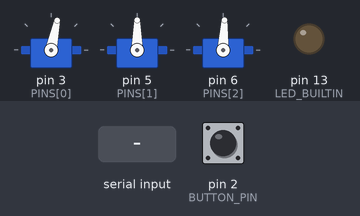
This sketch was run on a simulated Arduino Uno, built with avr-gcc and run on an emulated ATmega328P. Shown: 3 × servo, output pins drawn as LEDs (lit = HIGH). The inputs (shaded band) are chosen by the test bench; at power-on: pin 2 (BUTTON_PIN) HIGH. Random numbers use the default seed unless the sketch sets one; what the sketch prints to the serial monitor is not drawn.

Above: at 2.8 s.
2.9 s: pin 2 (BUTTON_PIN) pulled LOW for 1 s
At 3.8 s:
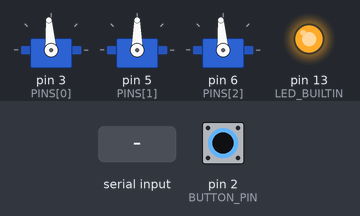
At 8.7 s:
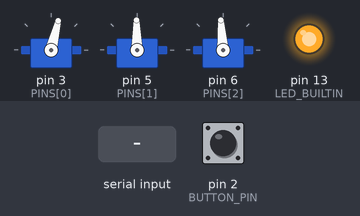
8.9 s: "D\n" received over Serial
Timing chart, 0 to 11.9 s (numbered marks = the images above; inputs shaded):
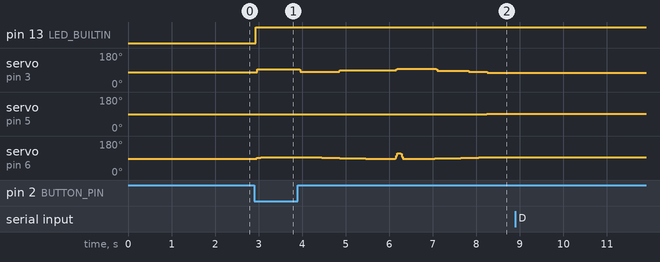

The sketch:

project_eye_v5.ino
```cpp
/*
 * Project Eye v5 - firmware (Arduino Uno)
 * ==========================================================================
 * Iki goz (bagli) + dort kapak (tek servo), 3 x SG90. v3 firmware'inin
 * kopyasi: ayni protokol, banner 'EYE v5 READY', v4 mekanik limitleri.
 *
 * Kanal haritasi:
 *   kanal 0  EYE_YAW    D3
 *   kanal 1  EYE_PITCH  D5
 *   kanal 2  LIDS       D6   (dort kapak: 2 ust + 2 alt, tek servo + dort-cubuk)
 *
 * GUC: servolar HARICI 5 V (>= 2 A yeterli, 3 A onerilir) kaynaktan beslenir,
 * GND Uno ile ORTAK. Uno'nun 5 V pininden servo beslemeyin.
 *
 * Seri protokol (115200 baud, satir sonu '\n', ASCII; '\r' yok sayilir):
 *   PC -> Arduino
 *     S a0 a1 a2            3 kanalin ham servo acisi (0-180, ondalik olur)
 *     D                     tum servolari birak (detach)
 *     A 1 | A 0             kendi basina "canli" (idle) modu ac / kapat
 *     ?                     durum sorgusu
 *   Arduino -> PC
 *     EYE v5 READY          acilista bir kez
 *     OK                    gecerli S / D / A komutu
 *     ERR <mesaj>           gecersiz komut (satir islenmez)
 *     STATE a0 a1 a2 idle=<0|1>   '?' cevabi (anlik konum; idle = su an canli modda mi)
 *
 * Guvenlik:
 *   - Her aci kanal basina SABIT mekanik limite kirpilir (LIMIT_MIN/MAX =
 *     cad/out/kinematics.json "limits_checked", PAY YOK: disi DOGRULANMADI).
 *   - Her kanal hedefe en fazla 600 deg/s ile gider (millis tabanli, bloklamaz).
 *   - Bozuk / asiri uzun satir, eksik/fazla arguman, 0-180 disi -> ERR, hareket yok.
 *
 * Idle: 2 sn S gelmezse (idle acik ve servolar bagli ise) rastgele sakkadlar,
 * 3-6 sn'de bir kirpma, yavas kapak nefesi; kapak bakisin pitch'ini takip eder.
 * Ilk S'de PC kontrolu geri alir. '?' ve 'A' idle sayacini sifirlamaz.
 * Idle, PC'siz calistigi icin kalibrasyonu asagidaki derleme-zamani IDLE_*
 * sabitlerinden alir (settings.json ile ayni tutun).
 *
 * control/sim.py bu dosyanin Python esdegeridir; tests/test_firmware_sync.py
 * sabitlerin ayni kaldigini kontrol eder.
 */

#include <Servo.h>
#include <stdlib.h>
#include <string.h>
#include <math.h>

#define FW_BANNER "EYE v5 READY"

const uint8_t NUM_CH = 3;
const uint8_t PINS[NUM_CH] = {3, 5, 6};

//                                YAW     PITCH   LIDS
// KALIBRASYON (kullanici, 2026-09-30 18:50, control/kalibrasyon.json): yaw ve kapak sinirlari elde bulundu;
// pitch modelden (70..110). Mekanik model: yaw 65..115, kapak 77.71..102.29 (krank dis kaymasi yuzunden farkli).
const float LIMIT_MIN[NUM_CH] = { 45.0f,  70.0f,  80.0f};
const float LIMIT_MAX[NUM_CH] = {111.0f, 110.0f, 115.0f};

const float MAX_SPEED_DEG_S = 600.0f;
const uint16_t SERVO_US_MIN = 544;
const uint16_t SERVO_US_MAX = 2400;
const unsigned long TICK_MS = 5;
const unsigned long IDLE_TIMEOUT_MS = 2000;
const uint8_t LINE_MAX = 64;

// Idle kalibrasyonu (settings.json = kinematics.json onerisi)
const float IDLE_EYE_CENTER[2] = {78.0f, 90.0f};        // kalibrasyon: yaw merkez 78
const float IDLE_EYE_DEG_PER_UNIT[2] = {33.0f, 20.0f};  // yaw yonu idle'da onemsiz (simetrik)
const float IDLE_LID_CLOSED = 115.0f;                  // kalibrasyon: tam kapali
const float IDLE_LID_OPEN = 80.0f;                     // kalibrasyon: tam acik
const float IDLE_LID_FOLLOW_PITCH = 0.0f;  // v4: kapaklar pitch cercevesinde, pitch'i MEKANIK izler
const float IDLE_GAZE_U_MAX = 0.6f;
const float IDLE_GAZE_V_MAX = 0.0f;   // 2026-10-06: pitch servosu "olu" (SG90 yetmiyor) -> idle'da pitch sabit
const float IDLE_BREATH_BASE = 0.72f;
const float IDLE_BREATH_AMP = 0.12f;
const float IDLE_BREATH_PERIOD_S = 5.0f;
const unsigned long IDLE_SACCADE_MIN_MS = 400;
const unsigned long IDLE_SACCADE_MAX_MS = 2500;
const unsigned long IDLE_BLINK_MIN_MS = 3000;
const unsigned long IDLE_BLINK_MAX_MS = 6000;
const unsigned long IDLE_BLINK_CLOSED_MS = 120;
const float BOOT_LID_OPENNESS = 0.8f;

// Buton (kullanici 2026-09-30): D2 <-> GND, dahili pull-up. Basinca dogal hareket (idle) baslar, tekrar basinca
// notr poza (acilis pozu: gozler duz, kapaklar %80 acik) doner. Acilista notr (idle kapali). Karttaki LED (D13) = idle acik.
// Seri komut A 1 / A 0 ayni anahtari degistirir.
// 2026-10-06: PC kontrolu suruyorsa (son S < IDLE_TIMEOUT_MS ve idle degil) buton idle'i DEGISTIRMEZ, yalniz
// "BTN" satiri yazar -> tracker sonraki moda gecer. Eski PC yazilimi bilinmeyen satiri yok sayar.
const uint8_t BUTTON_PIN = 2;
const unsigned long BUTTON_DEBOUNCE_MS = 40;
const bool IDLE_AT_BOOT = false;

// --------------------------------------------------------------------------
Servo servos[NUM_CH];
float pos[NUM_CH];
float target[NUM_CH];
uint16_t lastUs[NUM_CH];

bool attached = false;
bool idleEnabled = IDLE_AT_BOOT;
bool idleActive = false;
unsigned long lastSMs = 0;
unsigned long lastTickMs = 0;

float idleU = 0.0f, idleV = 0.0f;
unsigned long idleNextSaccadeMs = 0;
unsigned long idleNextBlinkMs = 0;
unsigned long idleBlinkStartMs = 0;
bool idleBlinking = false;

char lineBuf[LINE_MAX + 1];
uint8_t lineLen = 0;
bool lineOverflow = false;
bool lineBadChar = false;

// --------------------------------------------------------------------------
static float clampf(float v, float lo, float hi) {
  if (v < lo) return lo;
  if (v > hi) return hi;
  return v;
}

// Kalibrasyon modu (C 1 / C 0, kullanici 2026-09-30): sinirlar her yone CAL_MARGIN acilir (0..180 icinde).
// Yalniz kalibrasyon panelinden kullanilir; kapanista normal mekanik sinirlara donulur.
const float CAL_MARGIN = 20.0f;
bool calMode = false;
static float clampToLimit(uint8_t ch, float deg) {
  if (calMode) return clampf(deg, max(0.0f, LIMIT_MIN[ch] - CAL_MARGIN), min(180.0f, LIMIT_MAX[ch] + CAL_MARGIN));
  return clampf(deg, LIMIT_MIN[ch], LIMIT_MAX[ch]);
}

static uint16_t degToUs(float deg) {
  float us = SERVO_US_MIN + (deg / 180.0f) * (float)(SERVO_US_MAX - SERVO_US_MIN);
  return (uint16_t)(us + 0.5f);
}

static void writeServo(uint8_t ch, bool force) {
  uint16_t us = degToUs(pos[ch]);
  if (force || us != lastUs[ch]) {
    servos[ch].writeMicroseconds(us);
    lastUs[ch] = us;
  }
}

static void attachAll() {
  if (attached) return;
  for (uint8_t i = 0; i < NUM_CH; i++) {
    writeServo(i, true);  // attach'tan once darbe: servo 90'a ziplamasin
    servos[i].attach(PINS[i], SERVO_US_MIN, SERVO_US_MAX);
  }
  attached = true;
}

static void detachAll() {
  for (uint8_t i = 0; i < NUM_CH; i++) servos[i].detach();
  attached = false;
}

static float lidAngle(float openness) {
  openness = clampf(openness, 0.0f, 1.0f);
  return IDLE_LID_CLOSED + openness * (IDLE_LID_OPEN - IDLE_LID_CLOSED);
}

static void sendErr(const char *msg) {
  Serial.print(F("ERR "));
  Serial.println(msg);
}

static void stepMotion(float dt) {
  float maxStep = MAX_SPEED_DEG_S * dt;
  for (uint8_t i = 0; i < NUM_CH; i++) {
    float d = target[i] - pos[i];
    if (d > maxStep) d = maxStep;
    else if (d < -maxStep) d = -maxStep;
    pos[i] += d;
    if (attached) writeServo(i, false);
  }
}

// --------------------------------------------------------------------------
// Idle
// --------------------------------------------------------------------------
static void idleEnter(unsigned long now) {
  idleActive = true;
  idleNextSaccadeMs = now;
  idleNextBlinkMs = now + (unsigned long)random(IDLE_BLINK_MIN_MS, IDLE_BLINK_MAX_MS + 1);
  idleBlinking = false;
}

static void idleUpdate(unsigned long now) {
  if ((long)(now - idleNextSaccadeMs) >= 0) {
    if (random(100) < 30) {
      idleU = random(-15, 16) / 100.0f;
      idleV = random(-10, 11) / 100.0f;
    } else {
      idleU = random(-(long)(IDLE_GAZE_U_MAX * 100), (long)(IDLE_GAZE_U_MAX * 100) + 1) / 100.0f;
      idleV = random(-(long)(IDLE_GAZE_V_MAX * 100), (long)(IDLE_GAZE_V_MAX * 100) + 1) / 100.0f;
    }
    idleNextSaccadeMs = now + (unsigned long)random(IDLE_SACCADE_MIN_MS, IDLE_SACCADE_MAX_MS + 1);
  }

  if (!idleBlinking && (long)(now - idleNextBlinkMs) >= 0) {
    idleBlinking = true;
    idleBlinkStartMs = now;
  }
  if (idleBlinking && now - idleBlinkStartMs >= IDLE_BLINK_CLOSED_MS) {
    idleBlinking = false;
    idleNextBlinkMs = now + (unsigned long)random(IDLE_BLINK_MIN_MS, IDLE_BLINK_MAX_MS + 1);
  }

  float phase = (float)(now % (unsigned long)(IDLE_BREATH_PERIOD_S * 1000.0f)) /
                (IDLE_BREATH_PERIOD_S * 1000.0f);
  float openness = IDLE_BREATH_BASE + IDLE_BREATH_AMP * sinf(phase * 2.0f * (float)M_PI);
  if (idleBlinking) openness = 0.0f;

  // kapak pitch takibi: v4'te kapaklar pitch'i MEKANIK izler, katsayi 0 (eye_control.py ile ayni formul)
  float upper = openness + IDLE_LID_FOLLOW_PITCH * 0.5f * idleV * openness;

  target[0] = clampToLimit(0, IDLE_EYE_CENTER[0] + idleU * IDLE_EYE_DEG_PER_UNIT[0]);
  target[1] = clampToLimit(1, IDLE_EYE_CENTER[1] + idleV * IDLE_EYE_DEG_PER_UNIT[1]);
  target[2] = clampToLimit(2, lidAngle(upper));
}

static void idleStop() {
  idleActive = false;
  idleBlinking = false;
  for (uint8_t i = 0; i < NUM_CH; i++) target[i] = pos[i];
}

// notr poz: acilis pozu (gozler merkez, kapaklar BOOT_LID_OPENNESS)
static void goNeutral() {
  idleStop();
  target[0] = clampToLimit(0, IDLE_EYE_CENTER[0]);
  target[1] = clampToLimit(1, IDLE_EYE_CENTER[1]);
  target[2] = clampToLimit(2, lidAngle(BOOT_LID_OPENNESS));
  attachAll();
}

static void pollButton(unsigned long now) {
  static bool ham = HIGH, kararli = HIGH, hazir = false;   // hazir: bir kez BIRAKILMIS (HIGH) goruldu mu
  static unsigned long degisim = 0;
  bool r = digitalRead(BUTTON_PIN);
  if (r != ham) { ham = r; degisim = now; }
  if (now - degisim >= BUTTON_DEBOUNCE_MS && r == HIGH) hazir = true;   // yanlis bagli (surekli LOW) buton acilista tetiklemez
  if (now - degisim >= BUTTON_DEBOUNCE_MS && r != kararli) {
    kararli = r;
    if (kararli == LOW && hazir) {              // basildi (birakma yok sayilir)
      if (!idleActive && now - lastSMs < IDLE_TIMEOUT_MS) { Serial.println(F("BTN")); return; }   // PC surerken: PC'ye bildir
      if (idleEnabled) { idleEnabled = false; goNeutral(); }
      else { idleEnabled = true; attachAll(); idleEnter(now); }
    }
  }
}

// --------------------------------------------------------------------------
// Komutlar
// --------------------------------------------------------------------------
static bool parseNumber(const char *tok, float &out) {
  if (tok == NULL || *tok == '\0') return false;
  char *end = NULL;
  double v = strtod(tok, &end);
  if (end == tok || *end != '\0') return false;
  if (isnan(v) || isinf(v)) return false;
  out = (float)v;
  return true;
}

static void cmdState() {
  Serial.print(F("STATE"));
  for (uint8_t i = 0; i < NUM_CH; i++) {
    Serial.print(' ');
    Serial.print(pos[i], 1);
  }
  Serial.print(F(" idle="));
  Serial.println(idleActive ? 1 : 0);
}

static void handleLine(char *line, unsigned long now) {
  const char *delim = " \t";
  char *cmd = strtok(line, delim);
  if (cmd == NULL) return;
  if (cmd[1] != '\0') { sendErr("unknown command"); return; }

  char c = cmd[0];
  if (c >= 'a' && c <= 'z') c -= 32;

  if (c == 'S') {
    float v[NUM_CH];
    for (uint8_t i = 0; i < NUM_CH; i++) {
      char *tok = strtok(NULL, delim);
      if (tok == NULL) { sendErr("S needs 3 angles"); return; }
      if (!parseNumber(tok, v[i])) { sendErr("bad number"); return; }
      if (v[i] < 0.0f || v[i] > 180.0f) { sendErr("angle out of 0-180"); return; }
    }
    if (strtok(NULL, delim) != NULL) { sendErr("S needs 3 angles"); return; }
    for (uint8_t i = 0; i < NUM_CH; i++) target[i] = clampToLimit(i, v[i]);
    idleActive = false;
    idleBlinking = false;
    lastSMs = now;
    attachAll();
    Serial.println(F("OK"));
  } else if (c == 'D') {
    if (strtok(NULL, delim) != NULL) { sendErr("D takes no args"); return; }
    idleActive = false;
    detachAll();
    for (uint8_t i = 0; i < NUM_CH; i++) target[i] = pos[i];
    Serial.println(F("OK"));
  } else if (c == 'A') {
    char *tok = strtok(NULL, delim);
    if (tok == NULL || strtok(NULL, delim) != NULL || tok[1] != '\0' ||
        (tok[0] != '0' && tok[0] != '1')) {
      sendErr("A needs 1 or 0");
      return;
    }
    idleEnabled = (tok[0] == '1');
    if (!idleEnabled && idleActive) idleStop();
    Serial.println(F("OK"));
  } else if (c == 'C') {
    char *tok = strtok(NULL, delim);
    if (tok == NULL || strtok(NULL, delim) != NULL || tok[1] != '\0' || (tok[0] != '0' && tok[0] != '1')) {
      sendErr("C needs 1 or 0");
      return;
    }
    calMode = (tok[0] == '1');
    if (calMode) { idleEnabled = false; if (idleActive) idleStop(); }
    for (uint8_t i = 0; i < NUM_CH; i++) target[i] = clampToLimit(i, target[i]);
    Serial.println(F("OK"));
  } else if (c == '?') {
    if (strtok(NULL, delim) != NULL) { sendErr("? takes no args"); return; }
    cmdState();
  } else {
    sendErr("unknown command");
  }
}

static void pollSerial(unsigned long now) {
  while (Serial.available() > 0) {
    int ch = Serial.read();
    if (ch < 0) break;
    if (ch == '\r') continue;
    if (ch == '\n') {
      if (lineOverflow) {
        sendErr("line too long");
      } else if (lineBadChar) {
        sendErr("bad character");
      } else {
        lineBuf[lineLen] = '\0';
        handleLine(lineBuf, now);
      }
      lineLen = 0;
      lineOverflow = false;
      lineBadChar = false;
      continue;
    }
    if (lineOverflow) continue;
    if ((ch < 32 || ch > 126) && ch != '\t') lineBadChar = true;
    if (lineLen >= LINE_MAX) {
      lineOverflow = true;
      continue;
    }
    lineBuf[lineLen++] = (char)ch;
  }
}

// --------------------------------------------------------------------------
void setup() {
  Serial.begin(115200);
  randomSeed(((unsigned long)analogRead(A0) << 16) ^ micros());

  pos[0] = clampToLimit(0, IDLE_EYE_CENTER[0]);
  pos[1] = clampToLimit(1, IDLE_EYE_CENTER[1]);
  pos[2] = clampToLimit(2, lidAngle(BOOT_LID_OPENNESS));
  for (uint8_t i = 0; i < NUM_CH; i++) {
    target[i] = pos[i];
    lastUs[i] = 0;
  }
  attachAll();
  pinMode(BUTTON_PIN, INPUT_PULLUP);
  pinMode(LED_BUILTIN, OUTPUT);

  unsigned long now = millis();
  lastSMs = now;
  lastTickMs = now;
  Serial.println(F(FW_BANNER));
}

void loop() {
  unsigned long now = millis();
  pollSerial(now);
  pollButton(now);
  digitalWrite(LED_BUILTIN, idleEnabled ? HIGH : LOW);

  if (idleEnabled && attached && !idleActive && now - lastSMs >= IDLE_TIMEOUT_MS) {
    idleEnter(now);
  }

  unsigned long elapsed = now - lastTickMs;
  if (elapsed >= TICK_MS) {
    lastTickMs = now;
    float dt = elapsed / 1000.0f;
    if (dt > 0.1f) dt = 0.1f;
    if (idleActive) idleUpdate(now);
    stepMotion(dt);
  }
}
```

Measured:
- after the input at 2.9 s, pin 13 (LED_BUILTIN): LOW → HIGH at once; servo on pin 5 (PINS[1]): 90° → 88° after 4.9 s, → 91° 0.42 s later; servo on pin 6 (PINS[2]): 87° → 92° after 0.06 s, → 93° 0.09 s later, → 94° 0.33 s later, → 93° 0.75 s later, … (25 changes in this stretch)
- after the input at 8.9 s, every drawn part: stays the same
